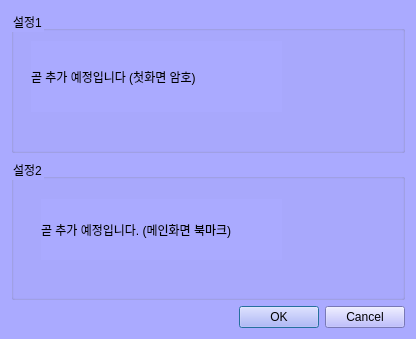
<?xml version="1.0" encoding="UTF-8"?>
<ui version="4.0">
 <class>Option</class>
 <widget class="QDialog" name="Option">
  <property name="geometry">
   <rect>
    <x>0</x>
    <y>0</y>
    <width>416</width>
    <height>339</height>
   </rect>
  </property>
  <property name="windowTitle">
   <string>Dialog</string>
  </property>
  <property name="styleSheet">
   <string notr="true">background-color: rgb(170, 170, 255);</string>
  </property>
  <layout class="QGridLayout" name="gridLayout">
   <item row="0" column="0">
    <widget class="QGroupBox" name="groupBox">
     <property name="title">
      <string>설정1</string>
     </property>
     <widget class="QLabel" name="label">
      <property name="geometry">
       <rect>
        <x>20</x>
        <y>30</y>
        <width>251</width>
        <height>71</height>
       </rect>
      </property>
      <property name="text">
       <string>곧 추가 예정입니다 (첫화면 암호)</string>
      </property>
     </widget>
    </widget>
   </item>
   <item row="1" column="0">
    <widget class="QGroupBox" name="groupBox_2">
     <property name="title">
      <string>설정2</string>
     </property>
     <widget class="QLabel" name="label_2">
      <property name="geometry">
       <rect>
        <x>30</x>
        <y>40</y>
        <width>241</width>
        <height>61</height>
       </rect>
      </property>
      <property name="text">
       <string>곧 추가 예정입니다. (메인화면 북마크)</string>
      </property>
     </widget>
    </widget>
   </item>
   <item row="2" column="0">
    <widget class="QDialogButtonBox" name="buttonBox">
     <property name="orientation">
      <enum>Qt::Horizontal</enum>
     </property>
     <property name="standardButtons">
      <set>QDialogButtonBox::Cancel|QDialogButtonBox::Ok</set>
     </property>
    </widget>
   </item>
  </layout>
 </widget>
 <resources/>
 <connections>
  <connection>
   <sender>buttonBox</sender>
   <signal>accepted()</signal>
   <receiver>Option</receiver>
   <slot>accept()</slot>
   <hints>
    <hint type="sourcelabel">
     <x>248</x>
     <y>254</y>
    </hint>
    <hint type="destinationlabel">
     <x>157</x>
     <y>274</y>
    </hint>
   </hints>
  </connection>
  <connection>
   <sender>buttonBox</sender>
   <signal>rejected()</signal>
   <receiver>Option</receiver>
   <slot>reject()</slot>
   <hints>
    <hint type="sourcelabel">
     <x>316</x>
     <y>260</y>
    </hint>
    <hint type="destinationlabel">
     <x>286</x>
     <y>274</y>
    </hint>
   </hints>
  </connection>
 </connections>
</ui>
